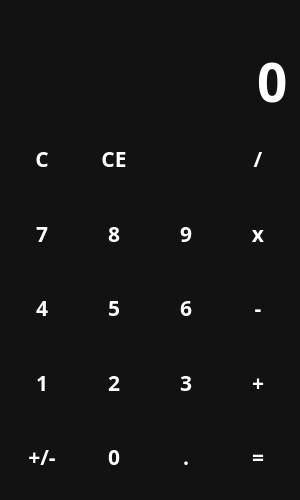
<?xml version="1.0" encoding="UTF-8"?>
<ui version="4.0">
 <class>MainWindow</class>
 <widget class="QMainWindow" name="MainWindow">
  <property name="geometry">
   <rect>
    <x>0</x>
    <y>0</y>
    <width>300</width>
    <height>500</height>
   </rect>
  </property>
  <property name="minimumSize">
   <size>
    <width>300</width>
    <height>500</height>
   </size>
  </property>
  <property name="windowTitle">
   <string>Calculator</string>
  </property>
  <property name="windowIcon">
   <iconset resource="files.qrc">
    <normaloff>:/icons/icons/sharp_calculate_black_24dp.png</normaloff>:/icons/icons/sharp_calculate_black_24dp.png</iconset>
  </property>
  <property name="styleSheet">
   <string notr="true">QWidget {
	color: white;
	background-color: #121212;
	font-family: Rubik;
	font-size: 16pt;
	font-weight: 600;
}

QPushButton {
	background-color: transparent;
	border: none;
}

QPushButton:hover {
	background-color: #666;
}

QPushButton:pressed {
	background-color: #888;
}</string>
  </property>
  <widget class="QWidget" name="centralwidget">
   <layout class="QVBoxLayout" name="verticalLayout">
    <item>
     <widget class="QLabel" name="lbl_temp">
      <property name="sizePolicy">
       <sizepolicy hsizetype="Preferred" vsizetype="Maximum">
        <horstretch>0</horstretch>
        <verstretch>0</verstretch>
       </sizepolicy>
      </property>
      <property name="styleSheet">
       <string notr="true">color: #888;</string>
      </property>
      <property name="text">
       <string/>
      </property>
      <property name="alignment">
       <set>Qt::AlignRight|Qt::AlignTrailing|Qt::AlignVCenter</set>
      </property>
     </widget>
    </item>
    <item>
     <widget class="QLineEdit" name="le_entry">
      <property name="enabled">
       <bool>true</bool>
      </property>
      <property name="sizePolicy">
       <sizepolicy hsizetype="Expanding" vsizetype="Maximum">
        <horstretch>0</horstretch>
        <verstretch>0</verstretch>
       </sizepolicy>
      </property>
      <property name="styleSheet">
       <string notr="true">font-size: 40pt;
border: none;</string>
      </property>
      <property name="text">
       <string>0</string>
      </property>
      <property name="maxLength">
       <number>10</number>
      </property>
      <property name="alignment">
       <set>Qt::AlignRight|Qt::AlignTrailing|Qt::AlignVCenter</set>
      </property>
      <property name="readOnly">
       <bool>true</bool>
      </property>
     </widget>
    </item>
    <item>
     <layout class="QGridLayout" name="layout_buttons">
      <item row="4" column="1">
       <widget class="QPushButton" name="button_2">
        <property name="sizePolicy">
         <sizepolicy hsizetype="Minimum" vsizetype="Expanding">
          <horstretch>0</horstretch>
          <verstretch>0</verstretch>
         </sizepolicy>
        </property>
        <property name="cursor">
         <cursorShape>PointingHandCursor</cursorShape>
        </property>
        <property name="text">
         <string>2</string>
        </property>
        <property name="shortcut">
         <string>2</string>
        </property>
       </widget>
      </item>
      <item row="4" column="0">
       <widget class="QPushButton" name="button_1">
        <property name="sizePolicy">
         <sizepolicy hsizetype="Minimum" vsizetype="Expanding">
          <horstretch>0</horstretch>
          <verstretch>0</verstretch>
         </sizepolicy>
        </property>
        <property name="cursor">
         <cursorShape>PointingHandCursor</cursorShape>
        </property>
        <property name="text">
         <string>1</string>
        </property>
        <property name="shortcut">
         <string>1</string>
        </property>
       </widget>
      </item>
      <item row="5" column="2">
       <widget class="QPushButton" name="button_point">
        <property name="sizePolicy">
         <sizepolicy hsizetype="Minimum" vsizetype="Expanding">
          <horstretch>0</horstretch>
          <verstretch>0</verstretch>
         </sizepolicy>
        </property>
        <property name="cursor">
         <cursorShape>PointingHandCursor</cursorShape>
        </property>
        <property name="text">
         <string>.</string>
        </property>
        <property name="shortcut">
         <string>.</string>
        </property>
       </widget>
      </item>
      <item row="3" column="0">
       <widget class="QPushButton" name="button_4">
        <property name="sizePolicy">
         <sizepolicy hsizetype="Minimum" vsizetype="Expanding">
          <horstretch>0</horstretch>
          <verstretch>0</verstretch>
         </sizepolicy>
        </property>
        <property name="cursor">
         <cursorShape>PointingHandCursor</cursorShape>
        </property>
        <property name="text">
         <string>4</string>
        </property>
        <property name="shortcut">
         <string>4</string>
        </property>
       </widget>
      </item>
      <item row="5" column="3">
       <widget class="QPushButton" name="button_equal">
        <property name="sizePolicy">
         <sizepolicy hsizetype="Minimum" vsizetype="Expanding">
          <horstretch>0</horstretch>
          <verstretch>0</verstretch>
         </sizepolicy>
        </property>
        <property name="cursor">
         <cursorShape>PointingHandCursor</cursorShape>
        </property>
        <property name="text">
         <string>=</string>
        </property>
        <property name="shortcut">
         <string>=</string>
        </property>
       </widget>
      </item>
      <item row="2" column="2">
       <widget class="QPushButton" name="button_9">
        <property name="sizePolicy">
         <sizepolicy hsizetype="Minimum" vsizetype="Expanding">
          <horstretch>0</horstretch>
          <verstretch>0</verstretch>
         </sizepolicy>
        </property>
        <property name="cursor">
         <cursorShape>PointingHandCursor</cursorShape>
        </property>
        <property name="text">
         <string>9</string>
        </property>
        <property name="shortcut">
         <string>9</string>
        </property>
       </widget>
      </item>
      <item row="3" column="1">
       <widget class="QPushButton" name="button_5">
        <property name="sizePolicy">
         <sizepolicy hsizetype="Minimum" vsizetype="Expanding">
          <horstretch>0</horstretch>
          <verstretch>0</verstretch>
         </sizepolicy>
        </property>
        <property name="cursor">
         <cursorShape>PointingHandCursor</cursorShape>
        </property>
        <property name="text">
         <string>5</string>
        </property>
        <property name="shortcut">
         <string>5</string>
        </property>
       </widget>
      </item>
      <item row="5" column="0">
       <widget class="QPushButton" name="button_neg">
        <property name="sizePolicy">
         <sizepolicy hsizetype="Minimum" vsizetype="Expanding">
          <horstretch>0</horstretch>
          <verstretch>0</verstretch>
         </sizepolicy>
        </property>
        <property name="cursor">
         <cursorShape>PointingHandCursor</cursorShape>
        </property>
        <property name="text">
         <string>+/-</string>
        </property>
       </widget>
      </item>
      <item row="4" column="2">
       <widget class="QPushButton" name="button_3">
        <property name="sizePolicy">
         <sizepolicy hsizetype="Minimum" vsizetype="Expanding">
          <horstretch>0</horstretch>
          <verstretch>0</verstretch>
         </sizepolicy>
        </property>
        <property name="cursor">
         <cursorShape>PointingHandCursor</cursorShape>
        </property>
        <property name="text">
         <string>3</string>
        </property>
        <property name="shortcut">
         <string>3</string>
        </property>
       </widget>
      </item>
      <item row="1" column="3">
       <widget class="QPushButton" name="button_div">
        <property name="sizePolicy">
         <sizepolicy hsizetype="Minimum" vsizetype="Expanding">
          <horstretch>0</horstretch>
          <verstretch>0</verstretch>
         </sizepolicy>
        </property>
        <property name="cursor">
         <cursorShape>PointingHandCursor</cursorShape>
        </property>
        <property name="text">
         <string>/</string>
        </property>
        <property name="shortcut">
         <string>/</string>
        </property>
       </widget>
      </item>
      <item row="1" column="0">
       <widget class="QPushButton" name="button_clear">
        <property name="sizePolicy">
         <sizepolicy hsizetype="Minimum" vsizetype="Expanding">
          <horstretch>0</horstretch>
          <verstretch>0</verstretch>
         </sizepolicy>
        </property>
        <property name="cursor">
         <cursorShape>PointingHandCursor</cursorShape>
        </property>
        <property name="text">
         <string>C</string>
        </property>
       </widget>
      </item>
      <item row="1" column="2">
       <widget class="QPushButton" name="button_backspace">
        <property name="sizePolicy">
         <sizepolicy hsizetype="Minimum" vsizetype="Expanding">
          <horstretch>0</horstretch>
          <verstretch>0</verstretch>
         </sizepolicy>
        </property>
        <property name="cursor">
         <cursorShape>PointingHandCursor</cursorShape>
        </property>
        <property name="text">
         <string/>
        </property>
        <property name="icon">
         <iconset resource="files.qrc">
          <normaloff>:/icons/icons/sharp_backspace_white_24dp.png</normaloff>:/icons/icons/sharp_backspace_white_24dp.png</iconset>
        </property>
        <property name="iconSize">
         <size>
          <width>24</width>
          <height>24</height>
         </size>
        </property>
        <property name="shortcut">
         <string>Backspace</string>
        </property>
       </widget>
      </item>
      <item row="2" column="1">
       <widget class="QPushButton" name="button_8">
        <property name="sizePolicy">
         <sizepolicy hsizetype="Minimum" vsizetype="Expanding">
          <horstretch>0</horstretch>
          <verstretch>0</verstretch>
         </sizepolicy>
        </property>
        <property name="cursor">
         <cursorShape>PointingHandCursor</cursorShape>
        </property>
        <property name="text">
         <string>8</string>
        </property>
        <property name="shortcut">
         <string>8</string>
        </property>
       </widget>
      </item>
      <item row="3" column="2">
       <widget class="QPushButton" name="button_6">
        <property name="sizePolicy">
         <sizepolicy hsizetype="Minimum" vsizetype="Expanding">
          <horstretch>0</horstretch>
          <verstretch>0</verstretch>
         </sizepolicy>
        </property>
        <property name="cursor">
         <cursorShape>PointingHandCursor</cursorShape>
        </property>
        <property name="text">
         <string>6</string>
        </property>
        <property name="shortcut">
         <string>6</string>
        </property>
       </widget>
      </item>
      <item row="3" column="3">
       <widget class="QPushButton" name="button_minus">
        <property name="sizePolicy">
         <sizepolicy hsizetype="Minimum" vsizetype="Expanding">
          <horstretch>0</horstretch>
          <verstretch>0</verstretch>
         </sizepolicy>
        </property>
        <property name="cursor">
         <cursorShape>PointingHandCursor</cursorShape>
        </property>
        <property name="text">
         <string>-</string>
        </property>
        <property name="shortcut">
         <string>-</string>
        </property>
       </widget>
      </item>
      <item row="5" column="1">
       <widget class="QPushButton" name="button_0">
        <property name="sizePolicy">
         <sizepolicy hsizetype="Minimum" vsizetype="Expanding">
          <horstretch>0</horstretch>
          <verstretch>0</verstretch>
         </sizepolicy>
        </property>
        <property name="cursor">
         <cursorShape>PointingHandCursor</cursorShape>
        </property>
        <property name="text">
         <string>0</string>
        </property>
        <property name="shortcut">
         <string>0</string>
        </property>
       </widget>
      </item>
      <item row="1" column="1">
       <widget class="QPushButton" name="button_ce">
        <property name="sizePolicy">
         <sizepolicy hsizetype="Minimum" vsizetype="Expanding">
          <horstretch>0</horstretch>
          <verstretch>0</verstretch>
         </sizepolicy>
        </property>
        <property name="cursor">
         <cursorShape>PointingHandCursor</cursorShape>
        </property>
        <property name="text">
         <string>CE</string>
        </property>
        <property name="shortcut">
         <string>Del</string>
        </property>
       </widget>
      </item>
      <item row="4" column="3">
       <widget class="QPushButton" name="button_plus">
        <property name="sizePolicy">
         <sizepolicy hsizetype="Minimum" vsizetype="Expanding">
          <horstretch>0</horstretch>
          <verstretch>0</verstretch>
         </sizepolicy>
        </property>
        <property name="cursor">
         <cursorShape>PointingHandCursor</cursorShape>
        </property>
        <property name="text">
         <string>+</string>
        </property>
        <property name="shortcut">
         <string>+</string>
        </property>
       </widget>
      </item>
      <item row="2" column="3">
       <widget class="QPushButton" name="button_mult">
        <property name="sizePolicy">
         <sizepolicy hsizetype="Minimum" vsizetype="Expanding">
          <horstretch>0</horstretch>
          <verstretch>0</verstretch>
         </sizepolicy>
        </property>
        <property name="cursor">
         <cursorShape>PointingHandCursor</cursorShape>
        </property>
        <property name="text">
         <string>x</string>
        </property>
        <property name="shortcut">
         <string>*</string>
        </property>
       </widget>
      </item>
      <item row="2" column="0">
       <widget class="QPushButton" name="button_7">
        <property name="sizePolicy">
         <sizepolicy hsizetype="Minimum" vsizetype="Expanding">
          <horstretch>0</horstretch>
          <verstretch>0</verstretch>
         </sizepolicy>
        </property>
        <property name="cursor">
         <cursorShape>PointingHandCursor</cursorShape>
        </property>
        <property name="text">
         <string>7</string>
        </property>
        <property name="shortcut">
         <string>7</string>
        </property>
       </widget>
      </item>
     </layout>
    </item>
   </layout>
  </widget>
 </widget>
 <resources>
  <include location="files.qrc"/>
 </resources>
 <connections/>
</ui>
